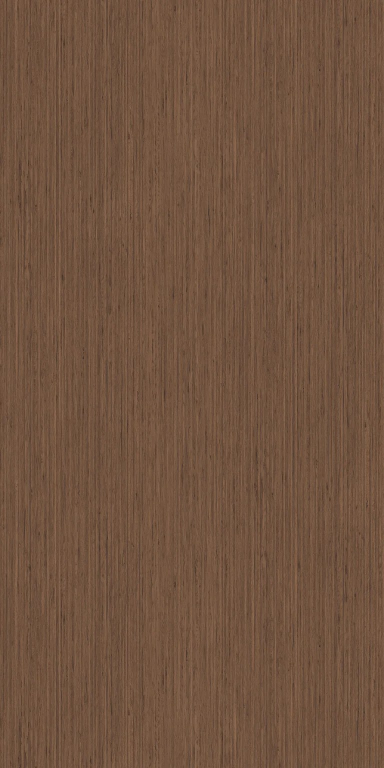
#> input picture wardrobe/oak_texture.jpg, 768 x 1536 px (shown at 1/2 size)
$ python switch_reveal.py --video ../wardrobe/original.jpg --poster ../wardrobe/oak_texture.jpg --switch-time 1.0
#> lines starting #> are read from the running program, lines starting #| are printed output that depends on the picture
#!/usr/bin/env python3
"""Recreate the "light switch" reveal trend on your own footage.

You film yourself walking to a blank wall and tapping an imaginary switch.
This script draws the iOS-style toggle on the wall, flips it green at the
moment you tap it, makes your poster appear on the wall, and keeps you in
front of both (person segmentation), exactly like the original clip.

Example:
    python3 switch_reveal.py --video me.mp4 --poster poster.png --switch-time 4.7 --out reveal.mp4
"""
import argparse
import os
import subprocess
import tempfile

import cv2
import mediapipe as mp
import numpy as np
from mediapipe.tasks.python import BaseOptions, vision

HERE = os.path.dirname(os.path.abspath(__file__))
MODEL_URL = ("https://storage.googleapis.com/mediapipe-models/image_segmenter/"
             "selfie_multiclass_256x256/float32/latest/selfie_multiclass_256x256.tflite")

OFF_TRACK = (196, 190, 190)   # BGR, light grey
ON_TRACK = (20, 255, 0)       # BGR, bright green
KNOB = (255, 255, 255)
FLIP_SECONDS = 0.12           # knob slide duration


def fractions(n):
#> in main, poster is the input picture: shape (1536, 768, 3); mean B, G, R 63.4, 83.7, 113.5
    def parse(s):
        vals = [float(v) for v in s.split(",")]
        if len(vals) != n:
            raise argparse.ArgumentTypeError(f"expected {n} comma-separated fractions of the frame")
        return vals
    return parse


def ensure_model(path):
    if not os.path.exists(path):
        print(f"Downloading segmentation model to {path} ...")
        subprocess.run(["curl", "-sSfL", "-o", path, MODEL_URL], check=True)
    return path


def draw_toggle(frame, cx, cy, w, progress):
    """Draw the pill toggle; progress 0 = off, 1 = on (knob slides, colour blends)."""
    h = int(w * 0.46)
    r = h // 2
    x0, x1 = int(cx - w / 2), int(cx + w / 2)
    y0 = int(cy - r)
    color = tuple(int(a + (b - a) * progress) for a, b in zip(OFF_TRACK, ON_TRACK))
    # Supersample for smooth edges.
    s = 4
    layer = np.zeros(((h + 4) * s, (w + 4) * s, 3), np.uint8)
    alpha = np.zeros(layer.shape[:2], np.uint8)
    rs, ox, oy = r * s, 2 * s, 2 * s
    for img, c in ((layer, color), (alpha, 255)):
        cv2.rectangle(img, (ox + rs, oy), (ox + w * s - rs, oy + h * s), c, -1)
        cv2.circle(img, (ox + rs, oy + rs), rs, c, -1, cv2.LINE_AA)
        cv2.circle(img, (ox + w * s - rs, oy + rs), rs, c, -1, cv2.LINE_AA)
    knob_r = int(rs * 0.82)
    kx = int(ox + rs + (w * s - 2 * rs) * progress)
    cv2.circle(layer, (kx, oy + rs), knob_r, KNOB, -1, cv2.LINE_AA)
    layer = cv2.resize(layer, (w + 4, h + 4), interpolation=cv2.INTER_AREA)
    alpha = cv2.resize(alpha, (w + 4, h + 4), interpolation=cv2.INTER_AREA)
    paste(frame, layer, alpha, x0 - 2, y0 - 2)


def paste(frame, img, alpha, x, y):
    H, W = frame.shape[:2]
    h, w = img.shape[:2]
    fx0, fy0, fx1, fy1 = max(x, 0), max(y, 0), min(x + w, W), min(y + h, H)
    if fx0 >= fx1 or fy0 >= fy1:
        return
    sub = img[fy0 - y:fy1 - y, fx0 - x:fx1 - x].astype(np.float32)
    a = (alpha[fy0 - y:fy1 - y, fx0 - x:fx1 - x].astype(np.float32) / 255.0)[..., None]
    roi = frame[fy0:fy1, fx0:fx1].astype(np.float32)
    frame[fy0:fy1, fx0:fx1] = (sub * a + roi * (1 - a)).astype(np.uint8)


def fit_cover(img, w, h):
    """Scale and centre-crop img to exactly w x h."""
#> called with w = 523, h = 911
    ih, iw = img.shape[:2]
#> ih = 1536; iw = 768
    scale = max(w / iw, h / ih)
#> scale = 0.681
    img = cv2.resize(img, (max(w, round(iw * scale)), max(h, round(ih * scale))),
                     interpolation=cv2.INTER_AREA)
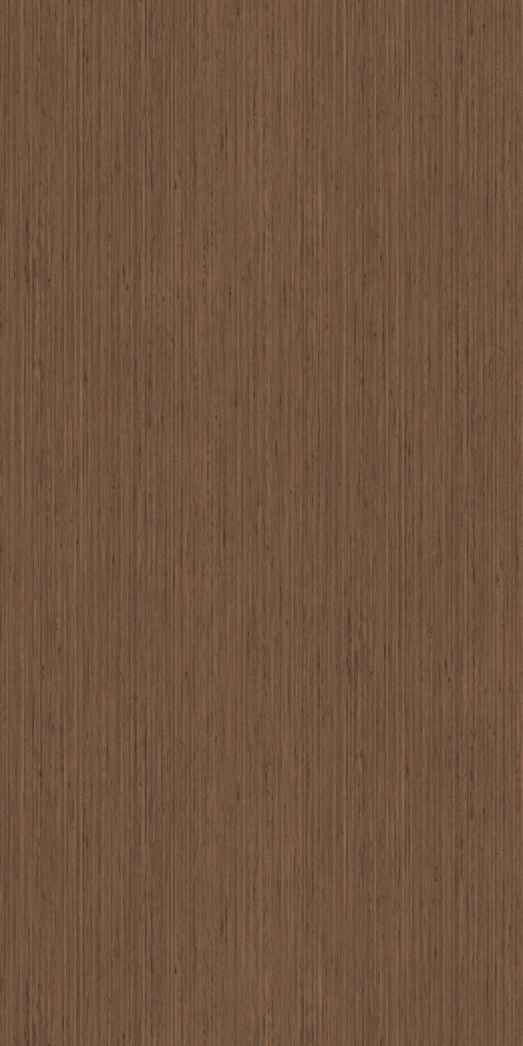
#> img: shape (1046, 523, 3); mean of channels 0, 1, 2 63.4, 83.7, 113.5; drawn as B, G, R
    ih, iw = img.shape[:2]
#> ih = 1046; iw = 523
    x, y = (iw - w) // 2, (ih - h) // 2
#> x = 0; y = 67
    return img[y:y + h, x:x + w]
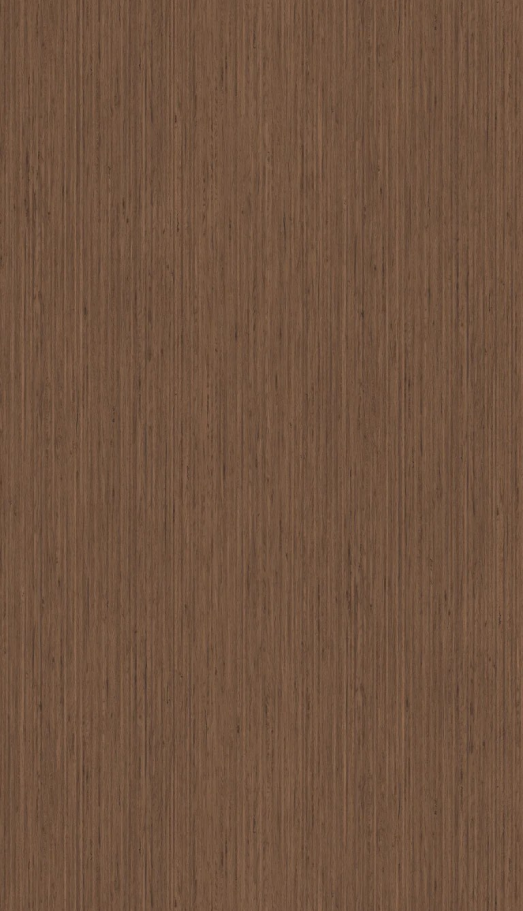
#> returned value: shape (911, 523, 3); mean of channels 0, 1, 2 63.4, 83.7, 113.5; drawn as B, G, R


def main():
    ap = argparse.ArgumentParser(description=__doc__, formatter_class=argparse.RawDescriptionHelpFormatter)
    ap.add_argument("--video", required=True, help="your clip (vertical 9:16 recommended)")
    ap.add_argument("--poster", required=True, help="image that appears on the wall")
    ap.add_argument("--switch-time", type=float, required=True,
                    help="second at which your hand touches the switch")
    ap.add_argument("--out", default="reveal.mp4")
    ap.add_argument("--toggle-pos", type=fractions(3), default=[0.5, 0.183, 0.21],
                    help="centre x, centre y, width of the toggle as frame fractions")
    ap.add_argument("--poster-box", type=fractions(4), default=[0.128, 0.23, 0.744, 0.594],
                    help="x,y,w,h of the poster as frame fractions")
    ap.add_argument("--audio", help="optional music track to use instead of the clip's own sound")
    ap.add_argument("--no-matte", action="store_true",
                    help="skip segmentation; poster/toggle drawn over you")
    ap.add_argument("--model", default=os.path.join(HERE, "selfie_multiclass.tflite"))
    args = ap.parse_args()

    cap = cv2.VideoCapture(args.video)
    if not cap.isOpened():
        raise SystemExit(f"cannot open {args.video}")
    fps = cap.get(cv2.CAP_PROP_FPS) or 30
    W = int(cap.get(cv2.CAP_PROP_FRAME_WIDTH))
    H = int(cap.get(cv2.CAP_PROP_FRAME_HEIGHT))

    tcx, tcy, tw = args.toggle_pos
    tcx, tcy, tw = int(tcx * W), int(tcy * H), int(tw * W)
    px, py, pw, ph = args.poster_box
    px, py, pw, ph = int(px * W), int(py * H), int(pw * W), int(ph * H)

    poster = cv2.imread(args.poster, cv2.IMREAD_COLOR)
    if poster is None:
        raise SystemExit(f"cannot read {args.poster}")
    poster = fit_cover(poster, pw, ph)

    segmenter = None
    if not args.no_matte:
        opts = vision.ImageSegmenterOptions(
            base_options=BaseOptions(model_asset_path=ensure_model(args.model)),
            running_mode=vision.RunningMode.VIDEO,
            output_confidence_masks=True)
        segmenter = vision.ImageSegmenter.create_from_options(opts)

    tmp = tempfile.mkdtemp()
    silent = os.path.join(tmp, "video.mp4")
    enc = subprocess.Popen(
        ["ffmpeg", "-v", "error", "-y", "-f", "rawvideo", "-pix_fmt", "bgr24",
         "-s", f"{W}x{H}", "-r", str(fps), "-i", "-",
         "-c:v", "libx264", "-pix_fmt", "yuv420p", "-crf", "18", silent],
        stdin=subprocess.PIPE)

    i = 0
    while True:
        ok, frame = cap.read()
        if not ok:
            break
        t = i / fps
        original = frame.copy()
        progress = float(np.clip((t - args.switch_time) / FLIP_SECONDS, 0, 1))

        if t >= args.switch_time:
            frame[py:py + ph, px:px + pw] = poster
        draw_toggle(frame, tcx, tcy, tw, progress)

        if segmenter is not None:
            rgb = mp.Image(image_format=mp.ImageFormat.SRGB,
                           data=cv2.cvtColor(original, cv2.COLOR_BGR2RGB))
            res = segmenter.segment_for_video(rgb, int(t * 1000))
            person = 1.0 - res.confidence_masks[0].numpy_view()   # mask 0 = background
            person = cv2.resize(person, (W, H))
            person = cv2.GaussianBlur(np.clip((person - 0.3) / 0.4, 0, 1), (5, 5), 0)[..., None]
            frame = (original * person + frame * (1 - person)).astype(np.uint8)

        enc.stdin.write(frame.tobytes())
        i += 1

    cap.release()
    enc.stdin.close()
    enc.wait()

    # Mux audio: chosen track, else the clip's own sound (if any).
    audio_src = args.audio or args.video
    subprocess.run(
        ["ffmpeg", "-v", "error", "-y", "-i", silent, "-i", audio_src,
         "-map", "0:v", "-map", "1:a?", "-c:v", "copy", "-c:a", "aac", "-shortest", args.out],
        check=True)
    print(f"Done: {args.out} ({i} frames, switch at {args.switch_time}s)")


if __name__ == "__main__":
    main()
#> (the call stopped at in main, `opts = vision.ImageSegmenterOptions( base_options=BaseOptions(model_as..`: mediapipe is not available in this run)
